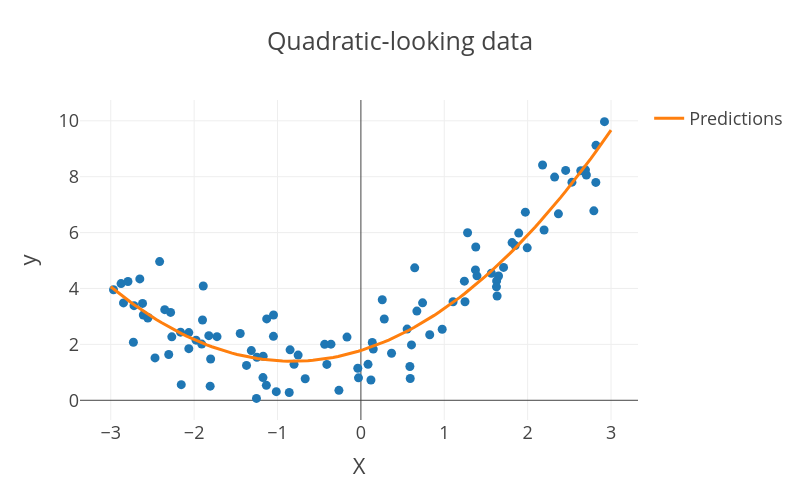

The notebook cell saved with this chart:
### Code cell
# plot the data
fig = px.scatter(x=X.flatten(), y=y.flatten(), title='Quadratic-looking data', labels={'x': 'X', 'y': 'y'}, width=800, height=500)

X_new = np.linspace(-3, 3, 100).reshape(100, 1)
X_new_poly = poly_features.transform(X_new)
y_new = lin_reg.predict(X_new_poly)

# add the predicted values to the plot (as a line with diffferent color)
fig.add_scatter(x=X_new.flatten(), y=y_new.flatten(), mode='lines', name='Predictions')
fig.show()
